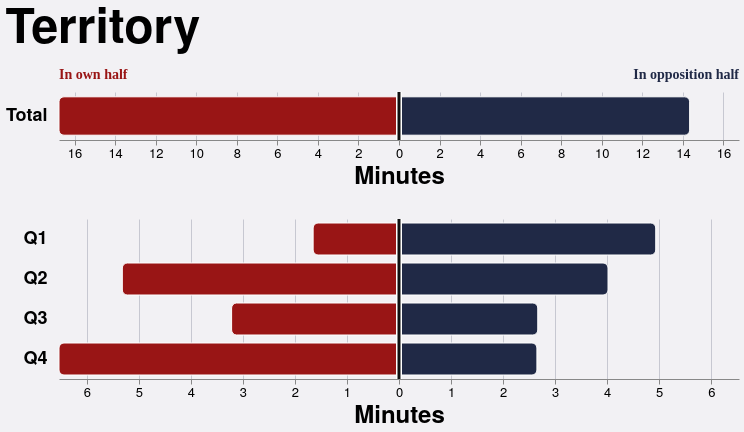
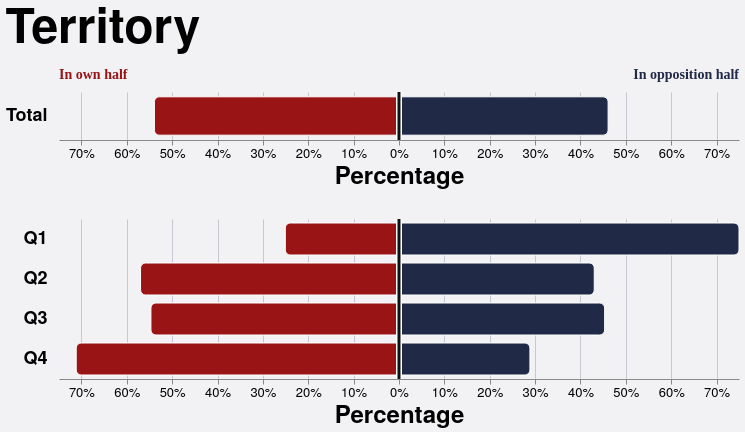
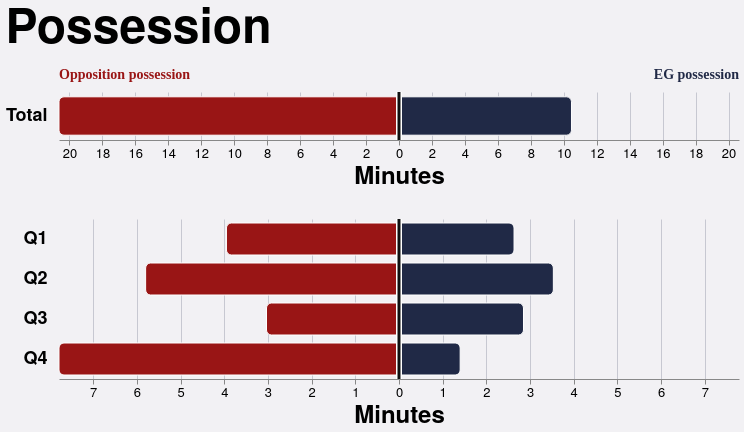
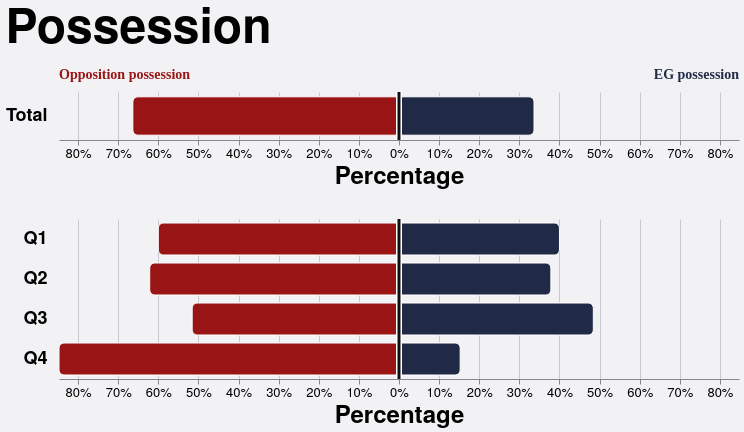

Notebook cell for these charts, in order:
### Code cell
def possession_chart(
    frame: pd.DataFrame, title: str, normalized: bool = False,
    diverging: bool = True, show_zones: bool = False,
) -> Any:
    """Build a standalone time/share chart with descriptive encoding labels."""
    plot_data = frame.copy()
    plot_data['direction'] = plot_data['team'].map({'EG': 1, opposition_team: -1}) if diverging else 1
    plot_data['plotted_value'] = plot_data['share' if normalized else 'minutes'] * plot_data['direction']
    primary_color = css_tokens['--primary-color']
    opposition_color = css_tokens['--red-color']
    if show_zones:
        zone_order = {
            (opposition_team, 'EG half'): 0,
            (opposition_team, 'Opposition half'): 1,
            ('EG', 'EG half'): 2,
            ('EG', 'Opposition half'): 3,
        }
        plot_data['zone_order'] = [zone_order[(team, half)] for team, half in zip(plot_data['team'], plot_data['half'])]
        plot_data['territory'] = plot_data['team'].eq(plot_data['territory_team']).map({True: 'Attacking half', False: 'Own half'})
        encoding_labels = [
            (f'{opposition_team} possession\nIn opposition half', 85, 'center', opposition_color),
            (f'{opposition_team} possession\nIn own half', 255, 'center', opposition_color),
            ('EG possession\nIn own half', 425, 'center', primary_color),
            ('EG possession\nIn opposition half', 595, 'center', primary_color),
        ]
    elif title == 'Territory':
        encoding_labels = [('In own half', 0, 'left', opposition_color), ('In opposition half', 680, 'right', primary_color)]
    else:
        encoding_labels = [(f'{opposition_team} possession', 0, 'left', opposition_color), ('EG possession', 680, 'right', primary_color)]
    tick_format = '.0%' if normalized else '.0f'
    panels = []
    for periods, height in [(['Total'], 48), (['Q1', 'Q2', 'Q3', 'Q4'], 160)]:
        panel_data = plot_data.loc[plot_data['period_label'].isin(periods)]
        if normalized:
            extent = 1.0 if show_zones else max(panel_data.groupby(['period_label', 'team'])['share'].sum().max(), 1e-9)
        elif diverging:
            extent = float(panel_data.groupby(['period_label', 'team'])['minutes'].sum().max())
        else:
            extent = float(panel_data.groupby('period_label')['minutes'].sum().max())
        extent = max(extent, 1e-9)
        bars = alt.Chart(panel_data).mark_bar(stroke='white', strokeWidth=1).encode(
            y=alt.Y('period_label:N', sort=periods, title=None, scale=alt.Scale(paddingInner=0.2, paddingOuter=0.1), axis=alt.Axis(labelFontSize=18, labelFontWeight='bold', labelPadding=12, tickSize=0, domain=False)),
            x=alt.X('plotted_value:Q', stack='zero', title='Percentage' if normalized else 'Minutes', scale=alt.Scale(domain=[-extent, extent] if diverging else [0, extent], nice=False), axis=alt.Axis(labelExpr=f"format(abs(datum.value), '{tick_format}')")),
            color=alt.Color('team:N', scale=possession_team_scale, title='Team', legend=None),
            order=alt.Order('zone_order:Q'),
            tooltip=['period_label:N', 'category:N', alt.Tooltip('duration:N', title='Time (MM:SS)'), alt.Tooltip('share:Q', title='Percentage', format='.1%')],
        )
        if show_zones:
            bars = bars.encode(fillOpacity=alt.FillOpacity('territory:O', sort=['Own half', 'Attacking half'], legend=None, scale=alt.Scale(domain=['Own half', 'Attacking half'], range=[0.45, 1])))
        if diverging:
            bars = bars.mark_rect(
                stroke='white', strokeWidth=1,
                cornerRadiusTopLeft=alt.ExprRef(expr='datum.plotted_value < 0 ? 5 : 0'),
                cornerRadiusBottomLeft=alt.ExprRef(expr='datum.plotted_value < 0 ? 5 : 0'),
                cornerRadiusTopRight=alt.ExprRef(expr='datum.plotted_value > 0 ? 5 : 0'),
                cornerRadiusBottomRight=alt.ExprRef(expr='datum.plotted_value > 0 ? 5 : 0'),
            )
            zero_backing = alt.Chart().mark_rule(color='white', strokeWidth=6).encode(x=alt.datum(0))
            baseline = alt.Chart().mark_rule(color='#111111', strokeWidth=3).encode(x=alt.datum(0))
            panel = bars + zero_backing + baseline
        else:
            panel = bars
        for label, label_x, alignment, label_color in (encoding_labels if periods == ['Total'] else []):
            annotation = alt.Chart(pd.DataFrame({'encoding_label': [label]})).mark_text(
                align=alignment, baseline='bottom', font='PT Sans Narrow', fontSize=14,
                fontWeight='bold', color=label_color, lineBreak='\n', lineHeight=16,
            ).encode(x=alt.value(label_x), y=alt.value(-30 if show_zones else -10), text='encoding_label:N')
            panel = panel + annotation
        panels.append(panel.properties(width=680, height=height))
    subtitle = 'Colour: possession | Light: own half; solid: attacking half' if show_zones else alt.Undefined
    return alt.vconcat(*panels, spacing=28).resolve_scale(x='shared' if normalized else 'independent', color='shared').properties(title=alt.TitleParams(text=title, subtitle=subtitle))

chart_sources = {
    'territory': (territory_splits, 'Territory', True, False),
    'possession': (possession_splits, 'Possession', True, False),
    'action_zones': (action_zones, 'Action zones', False, True),
}
possession_variants = {}
chart_export_directory = project_root / 'data/charts'
preview_directory = project_root / 'reports/generated/in_game_stats/notebook'
chart_export_directory.mkdir(parents=True, exist_ok=True)
preview_directory.mkdir(parents=True, exist_ok=True)
for chart_key, (chart_data, title, diverging, show_zones) in chart_sources.items():
    for normalized in [False, True]:
        mode = 'normalized' if normalized else 'time'
        chart = possession_chart(chart_data, title, normalized, diverging, show_zones)
        possession_variants[(chart_key, mode)] = chart
        filename = f'in_game_{chart_key}_{mode}'
        chart.save(str(chart_export_directory / f'{filename}.json'))
        chart.save(str(preview_directory / f'{filename}.html'), inline=True)
        display(Markdown(f'### {title}: {mode}'))
        present(chart)
print('Saved six standalone Vega-Lite specs to', chart_export_directory)
print('Saved matching standalone HTML previews to', preview_directory)
